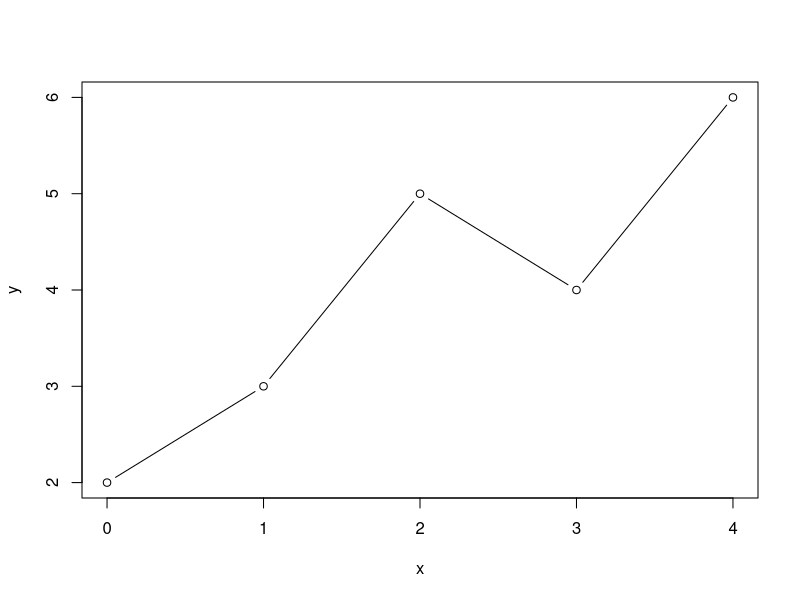
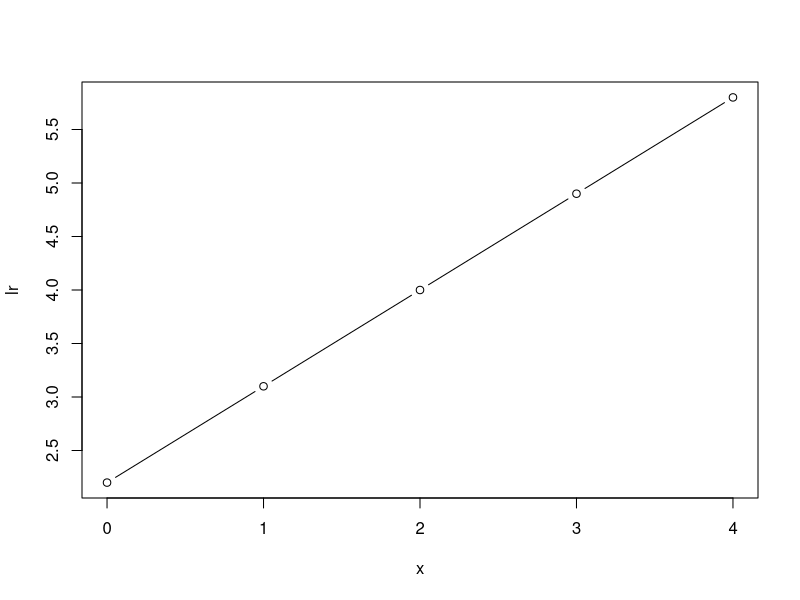

Source code (R) for these figures, in order:
# store x and y values as numeric vectors
x <- c(0, 1, 2, 3, 4)
y <- c(2, 3, 5, 4, 6)

# plot a scatter plot with lines connecting the points
plot(x, y, type = "b")

# calculate the sum of x and y
sum_x <- sum(x)
sum_y <- sum(y)

# calculate the product of x and y
xy <- x * y

# calculate the square of x
x_square <- x^2

# calculate the sum of xy and sum of x squares
sum_xy <- sum(xy)
sum_x_square <- sum(x_square)

# calculate the number of observations
n <- length(x)

# calculate the slope and intercept of the linear regression line
slope <- ((n * sum_xy) - (sum_x * sum_y)) / ((n * sum_x_square) - (sum_x^2))
intercept <- (1 / n) * (sum_y - (slope * sum_x))

# calculate the predicted values of y using the linear regression line
lr <- slope * x + intercept

# print the predicted values
print(lr)

# plot the linear regression line
plot(x, lr, type = "b")

# fit a linear model using the built-in lm() function
lm <- lm(y ~ x)

# print a summary of the linear model
print(summary(lm))

# predict new values using the linear model
predictions <- predict(lm, data.frame(x))

# print the predicted values
print(predictions)
